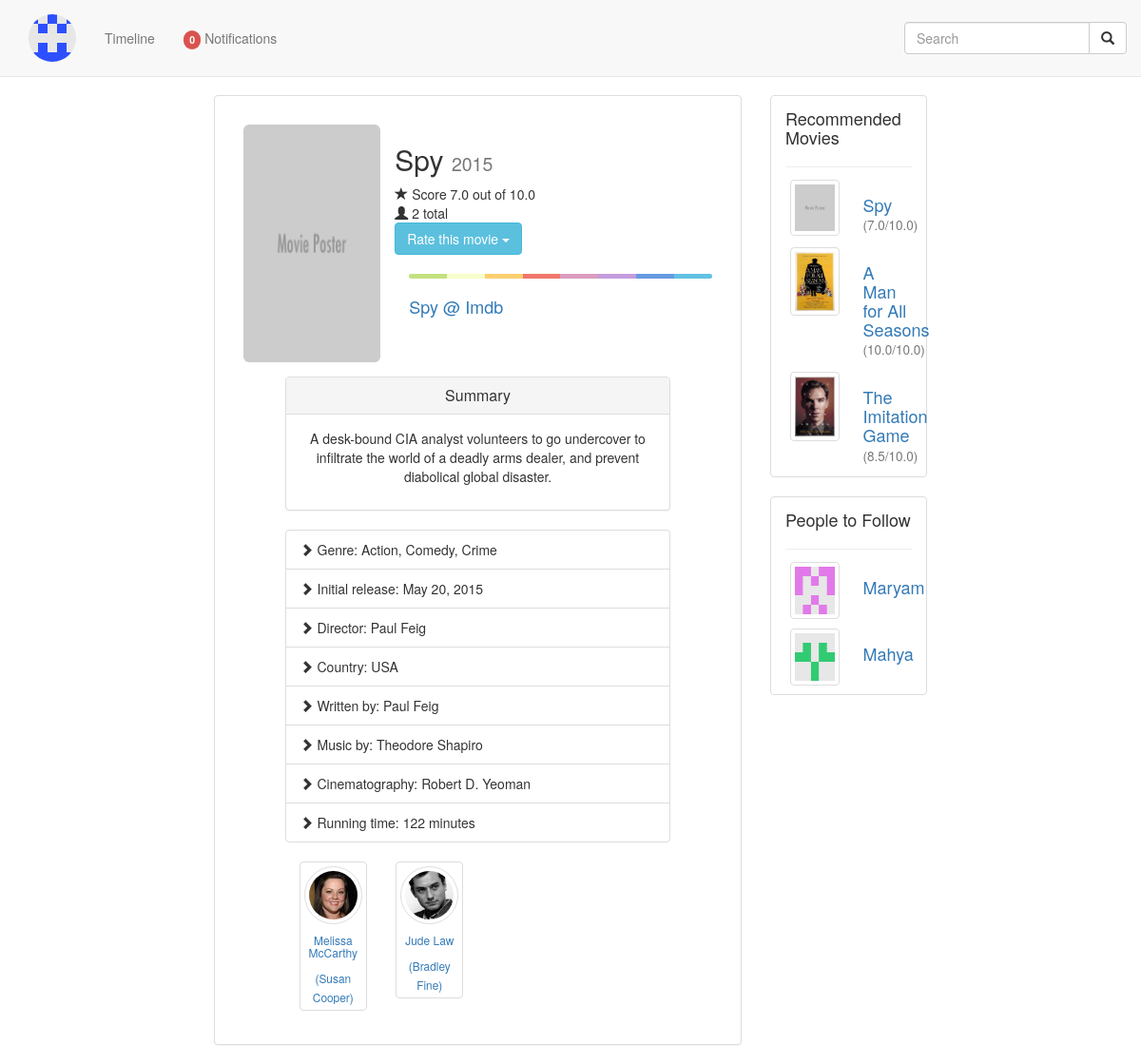
/movies/4/ (signed in), run on the app's committed database.
### users/models.py (models this page shows, shortened)
class Member(models.Model):
	user = models.OneToOneField(User)
	displayed_name = models.CharField(max_length=255)
	bio = models.TextField(null=True)
	birthday = models.DateField()
	followees = models.ManyToManyField('Member', null=True) # kasani ke follow mikone
	prof_image = models.ImageField(upload_to='media/', blank="True")

### services/models.py (models this page shows, shortened)
class Movie(models.Model):
	name = models.CharField(max_length=100)
	year = models.PositiveSmallIntegerField()
	avg_rate = models.FloatField()
	link_to_imdb = models.CharField(max_length=300)
	total_raters = models.PositiveIntegerField()
	summary = models.TextField()
	genre = models.CharField(max_length=40)
	initial_release = models.DateField()
	director = models.CharField(max_length=100)
	country = models.CharField(max_length=40)
	author = models.CharField(max_length=100)
	song_writer = models.CharField(max_length=100)
	cinematography = models.CharField(max_length=100)
	running_time = models.PositiveSmallIntegerField()
	poster_image = models.ImageField(upload_to='media/', blank="True", null=True, default='media/unknown-movie.png')

class Role(models.Model):
	actor = models.ForeignKey(Actor)
	movie = models.ForeignKey(Movie)
	role_name = models.CharField(max_length=50)

class Actor(models.Model):
	name = models.CharField(max_length=100)
	actor_image = models.ImageField(upload_to='media/', blank="True", null=True)

### services/views.py (the view, shortened to what this page needs)
def get_movie_profile(request, movie_id):
	if request.user.is_authenticated():
		member = Member.objects.get(user=request.user)
		movie = models.Movie.objects.get(id=movie_id)
		form = SendPostModelForm()
		roles = []
		available_roles = models.Role.objects.filter(movie=movie)
		for role in available_roles:
			roles += [role]
		layout = get_layout(member)
		return render(request, 'view-movie-profile.html', {
				'movie': movie,
				'roles': roles,
				'form': form,
				'member': member,
				'like_notifs': layout['like_notifs'],
				'comment_notifs': layout['comment_notifs'],
				'follow_notifs': layout['follow_notifs'],
				'mozakhraf_notifs': layout['mozakhraf_notifs'],
				'notif_num': layout['notif_num'],
				'recmovies': layout['recmovies'],
				'recusers': layout['recusers']
			})

### services/forms.py
class SendPostModelForm(forms.ModelForm):
	post_text = forms.CharField(required=False)
	class Meta:
		model = Post
		exclude = ['member', 'movie', 'datetime', 'rate']
		fields = ['post_text']
	def __init__(self, *args, **kwargs):
		super(SendPostModelForm, self).__init__(*args, **kwargs)
		self.fields['post_text'].widget = forms.Textarea(attrs={'placeholder': 'Your point of view ...', 'id': 'comment', 'style': 'padding: 10px; border-radius: 10px;'})

### services/views.py (called while the page is built, shortened)
def get_recmovies():
	recmovies = models.Movie.objects.order_by('?')[:3]
	return recmovies

def get_recusers(member):
	member_followees = member.followees.all()
	followees_id = []
	for followee in member_followees:
		followees_id += [followee.id]
	recusers = Member.objects.exclude(id__in=followees_id).order_by('?')[:3]
	return recusers

def get_layout(member):
	notifs = list(models.PostRelatedNotif.objects.filter(notif_object=member, seen=False))
	notifs += list(models.Notification.objects.filter(notif_object=member, notif_type='follow', seen=False))
	like_notifs = []
	comment_notifs =[]
	follow_notifs = []
	mozakhraf_notifs = []
	recmovies = get_recmovies()
	recusers = get_recusers(member)
	return {'like_notifs':like_notifs,
			'comment_notifs':comment_notifs,
			'follow_notifs':follow_notifs,
			'mozakhraf_notifs':mozakhraf_notifs,
			'notif_num':len(notifs),
			'recmovies':recmovies,
			'recusers':recusers}

### services/templates/view-movie-profile.html (shortened to what this page needs)
{% extends "layout.html" %}
{% block content %}
<div class="row">
    <div class="col-md-12">
        <div class="col-md-12 panel-body">
            <div class="row">
                <div class="col-md-4 text-center center-block">
                    <img src="{{ movie.poster_image.url }}/" class="img img-responsive center-block img-rounded" id="poster-img" style="width: 200px; height: 250px" />
                </div>
                <div class="col-md-8">
                    <div class="row">
                        <h2>{{ movie.name }} <small>{{ movie.year }}</small></h2>
                        <div class="glyphicon glyphicon-star"></div> Score {{ movie.avg_rate }} out of 10.0
                        <br/>
                        <div class="glyphicon glyphicon-user"></div> {{ movie.total_raters }} total
                    </div>
                    <div class="row">
                        <div class="dropdown">
                            <button class="btn btn-info dropdown-toggle" type="button" id="menu1" data-toggle="dropdown">
                                Rate this movie
                                <span class="caret"></span>
                            </button>
                        </div>
                    </div>
                    <hr class="colorgraph" />
                    <h4><a href="{{ movie.link_to_imdb }}">{{ movie.name }} @ Imdb</a> </h4>
                </div>
            </div>
        </div>
        <div class="col-md-10 col-md-offset-1 text-center">
            <div class="panel panel-default">
                <div class="panel-heading">
                    <h3 class="panel-title">
                        Summary
                    </h3>
                </div>
                <div class="panel-body">
                    <p>{{ movie.summary }}</p>
                </div>
            </div>
        </div>
        <div class="col-md-10 col-md-offset-1">
            <ul class="list-group">
                <li class="list-group-item"><span class="glyphicon glyphicon-chevron-right"></span> Genre: {{ movie.genre }}</li>
                <li class="list-group-item"><span class="glyphicon glyphicon-chevron-right"></span> Initial release: {{ movie.initial_release }}</li>
                <li class="list-group-item"><span class="glyphicon glyphicon-chevron-right"></span> Director: {{ movie.director }}</li>
                <li class="list-group-item"><span class="glyphicon glyphicon-chevron-right"></span> Country: {{ movie.country }}</li>
                <li class="list-group-item"><span class="glyphicon glyphicon-chevron-right"></span> Written by: {{ movie.author }}</li>
                <li class="list-group-item"><span class="glyphicon glyphicon-chevron-right"></span> Music by: {{ movie.song_writer }}</li>
                <li class="list-group-item"><span class="glyphicon glyphicon-chevron-right"></span> Cinematography: {{ movie.cinematography }}</li>
                <li class="list-group-item"><span class="glyphicon glyphicon-chevron-right"></span> Running time: {{ movie.running_time }} minutes</li>
            </ul>
        </div>
        <div class="col-md-10 col-md-offset-1">
            {% for role in roles %}
            <div class="col-md-3 text-center center-block">
                <a class="thumbnail" href="">
                    {% if role.actor.actor_image %}
                    <img class="img-responsive img-thumbnail img-circle" src="{{ role.actor.actor_image.url }}/" />
                    {% else %}
                    <img class="img-responsive img-thumbnail img-circle" src="/media/media/unknown.png" />
                    {% endif %}
                    <h6>{{ role.actor.name }}</h6><small>({{ role.role_name }})</small>
                </a>
            </div>
            {% endfor %}
        </div>
    </div>
</div>
{% endblock %}

### services/templates/layout.html (shortened to what this page needs)
<!DOCTYPE html>
<html>
<head>
    {% load staticfiles %}
    <link href="{% static "Styles/bootstrap.min.css" %}" rel="stylesheet" />
    <link href="{% static "Styles/pcustom.css" %}" rel="stylesheet" />
</head>
<body>
    <nav class="navbar navbar-default navbar-fixed-top" role="navigation">
        <div class="container-fluid">
            <div class="collapse navbar-collapse" id="bs-example-navbar-collapse-1">
                <ul class="nav navbar-nav">
                    <li class="dropdown">
                        <a href="#" class="dropdown-toggle" data-toggle="dropdown">
                            <img class="img img-responsive img-circle" src="{{ member.prof_image.url }}/" style="width: 50px; height: 50px" />
                        </a>
                    </li>
                    <li><a class="navbar-vertical-centered" id="timeline" href="/">Timeline</a></li>
                    <li class="dropdown">
                        <a href="#" class="dropdown-toggle navbar-vertical-centered" id="notifications" data-toggle="dropdown"><span class="label label-danger label-as-badge ">{{ notif_num }}</span> Notifications</a>
                    </li>
                </ul>
                <form action="/search/" class="navbar-form navbar-right navbar-vertical-centered" id="search" method="GET">
                    <div class="input-group">
                        <input type="text" class="form-control" name="word" placeholder="Search">
                        <span class="input-group-btn"><button type="submit" class="btn btn-default"><span class="glyphicon glyphicon-search"></span></button></span>
                    </div>
                </form>
            </div>
        </div>
    </nav>
    <div class="container-fluid">
        <div class="col-md-6 col-md-offset-2">
            <div class="panel panel-default">
                <div class="panel-body">
                    {% block content %}{% endblock %}
                </div>
            </div>
        </div>
        <div class="col-md-2 center-block">
            <div class="container-fluid img-thumbnail more-margin-bottom" style="width:228.828px;">
                <h4>Recommended Movies</h4>
                <hr class="less-margin" />
                {% for movie in recmovies %}
                <a href="/movies/{{ movie.id }}/">
                    <div class="row">
                        <div class="col-md-6 center-block">
                            {% if movie.poster_image %}
                            <img src="{{ movie.poster_image.url }}/" class="img img-responsive img-thumbnail" style="margin: 5px;padding: 4px;" />
                            {% else %}
                            <img src="/media/media/unknown-movie.png" class="img img-responsive img-thumbnail" style="margin: 5px;padding: 4px;" />
                            {% endif %}
                        </div>
                        <div class="col-md-6"><h4 style="margin-top: 22px">{{ movie.name }} <small>({{ movie.avg_rate }}/10.0)</small></h4></div>
                    </div>
                </a>
                {% endfor %}
            </div>
            <div class="container-fluid img-thumbnail" style="width:228.828px;">
                <h4>People to Follow</h4>
                <hr class="less-margin" />
                {% for person in recusers %}
                {% if person != member %}
                <a href="/members/{{ person.user.username }}/">
                    <div class="row">
                        <div class="col-md-6 center-block">
                            <img src="{{ person.prof_image.url }}/" class="img img-responsive img-thumbnail" style="margin: 5px;padding: 4px;width: 60px;height: 60px" />
                        </div>
                        <div class="col-md-6"><h4 style="margin-top: 22px">{{ person.displayed_name }}</h4></div>
                    </div>
                </a>
                {% endif %}
                {% endfor %}
            </div>
        </div>
    </div>
</body>
</html>

### static/Styles/pcustom.css (style rules this page uses)
body { padding-top: 100px; }
hr.colorgraph { height: 5px; border-top: 0; background: #c4e17f; border-radius: 5px; background-image: -webkit-linear-gradient(left, #c4e17f, #c4e17f 12.5%, #f7fdca 12.5%, #f7fdca 25%, #fecf71 25%, #fecf71 37.5%, #f0776c 37.5%, #f0776c 50%, #db9dbe 50%, #db9dbe 62.5%, #c49cde 62.5%, #c49cde 75%, #669ae1 75%, #669ae1 87.5%, #62c2e4 87.5%, #62c2e4); background-image: -moz-linear-gradient(left, #c4e17f, #c4e17f 12.5%, #f7fdca 12.5%, #f7fdca 25%, #fecf71 25%, #fecf71 37.5%, #f0776c 37.5%, #f0776c 50%, #db9dbe 50%, #db9dbe 62.5%, #c49cde 62.5%, #c49cde 75%, #669ae1 75%, #669ae1 87.5%, #62c2e4 87.5%, #62c2e4); background-image: -o-linear-gradient(left, #c4e17f, #c4e17f 12.5%, #f7fdca 12.5%, #f7fdca 25%, #fecf71 25%, #fecf71 37.5%, #f0776c 37.5%, #f0776c 50%, #db9dbe 50%, #db9dbe 62.5%, #c49cde 62.5%, #c49cde 75%, #669ae1 75%, #669ae1 87.5%, #62c2e4 87.5%, #62c2e4); background-image: linear-gradient(to right, #c4e17f, #c4e17f 12.5%, #f7fdca 12.5%, #f7fdca 25%, #fecf71 25%, #fecf71 37.5%, #f0776c 37.5%, #f0776c 50%, #db9dbe 50%, #db9dbe 62.5%, #c49cde 62.5%, #c49cde 75%, #669ae1 75%, #669ae1 87.5%, #62c2e4 87.5%, #62c2e4); }
.label-as-badge { border-radius: 1em; }
.navbar-vertical-centered#timeline , .navbar-vertical-centered#notifications { padding-top: 30px; }
.navbar-vertical-centered#search { padding-top: 15px; }
hr.less-margin { margin-bottom: 8px; }
div.more-margin-bottom { margin-bottom: 20px; }

### data on the page
Member: prof_image (picture)
Movie: poster_image (picture), name "Spy", year "2015", avg_rate "7.0", total_raters "2", summary "A desk-bound CIA analyst volunteers to go undercover to infiltrate the world of a deadly arms dealer, and prevent diabolical global disaster.", genre "Action, Comedy, Crime", initial_release "May 20, 2015", director "Paul Feig", country "USA", author "Paul Feig", song_writer "Theodore Shapiro", cinematography "Robert D. Yeoman", running_time "122"
Role: actor.actor_image (picture), actor.name "Melissa McCarthy", role_name "Susan Cooper"
Role: actor.actor_image (picture), actor.name "Jude Law", role_name "Bradley Fine"
Movie: poster_image (picture), name "A Man for All Seasons", avg_rate "10.0"
Movie: poster_image (picture), name "The Imitation Game", avg_rate "8.5"
Member: prof_image (picture), displayed_name "Maryam"
Member: prof_image (picture), displayed_name "Mahya"

### other printed values
{{ notif_num }} "0"
